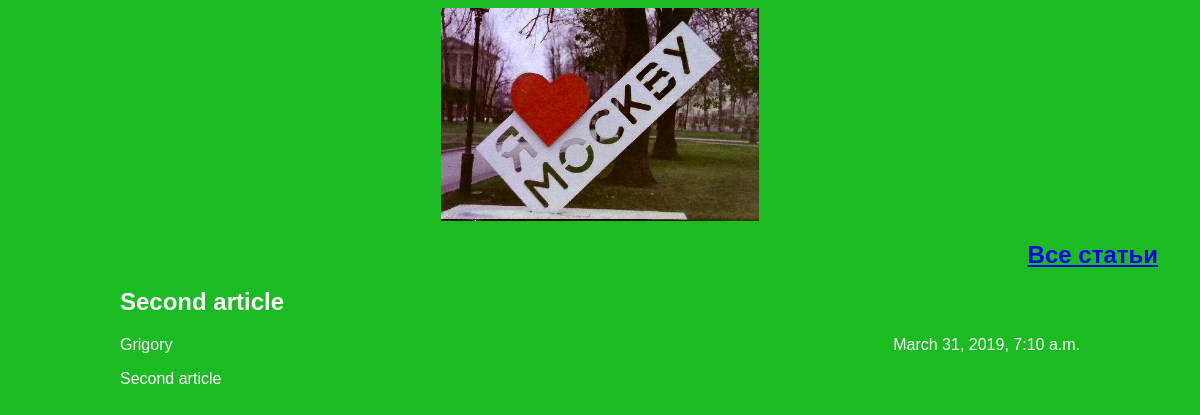
Screenshot of /article/2/ with the database file from the repository.
### articles/models.py (models this page shows, shortened)
class Article(models.Model):
    objects = models.Manager()
    author = models.ForeignKey(settings.AUTH_USER_MODEL, on_delete=models.CASCADE)
    title = models.CharField(max_length=200)
    text = models.TextField()
    created_date = models.DateTimeField(default=timezone.now)

### articles/views.py (the view)
# urls.py: path('article/<article_id>/', views.get_article, name='get_article'),
def get_article(request, article_id):
    try:
        post = Article.objects.get(id=article_id)
        return render(request, 'article.html', {"post": post})
    except Article.DoesNotExist:
        raise Http404

### articles/templates/article.html (shortened to what this page needs)
<!DOCTYPE html>
<body>
    <div class="header">
        {% load static %}
        <img src="{% static 'img/dpb-logo.png' %}">
        <h2 class="exit"><a href="/articles/">Все статьи</a></h2>
        <link rel="stylesheet" href="{% static 'css/article.css' %}">
    </div>
    <div class="article">
        <div class="one-post">
            <h2 class="post-title">{{ post.title }}</h2>
            <div class="article-info">
                <div class="article-author">{{ post.author.username }}</div>
                <div class="article-created-date">{{ post.created_date }}</div>
            </div>
        </div>
        <p class="article-text">{{ post.text }}</p>
    </div>
</body>

### articles/static/css/article.css (style rules this page uses)
body { background: #1abc22; font-family: Tahoma, Arial, sans-serif; color: #ffffff; }
.header img { display: block; width: 318px; margin-left: auto; margin-right: auto; }
.exit { color: #ffffff; width: 1150px; text-align: right; }
.article-author { width: 50%; float: left; }
.article-created-date { text-align: right; }
.article { width: 960px; margin-left: auto; margin-right: auto; }

### rows the page displays
Article: title "Second article", author.username "Grigory", created_date "March 31, 2019, 7:10 a.m.", text "Second article"
